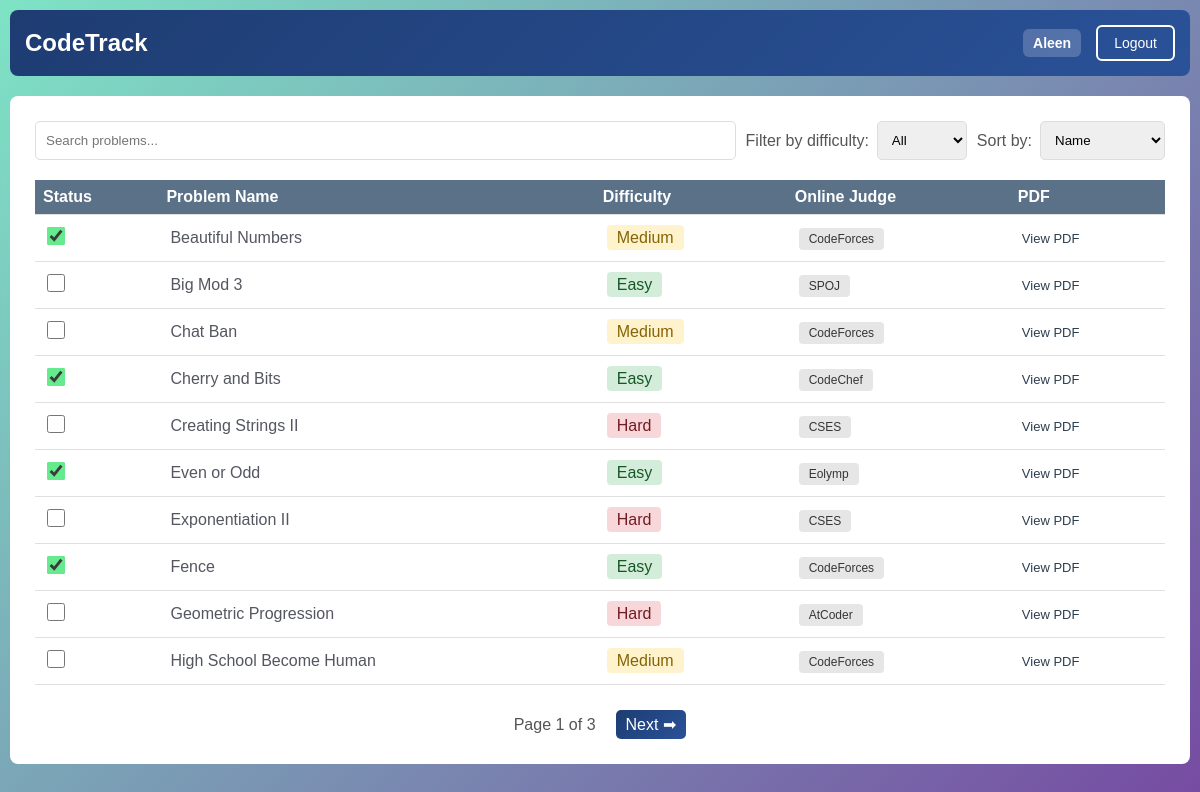
Screenshot of /dashboard/ (signed in) with the database file from the repository.
### tracker/models.py (models this page shows, shortened)
class Problem(models.Model):
    difficulty_choices = [
        ('Easy', 'Easy'),
        ('Medium', 'Medium'),
        ('Hard', 'Hard'),
    ]
    oj_choices = [
        ('LeetCode', 'LeetCode'),
        ('HackerRank', 'HackerRank'),
        ('CodeForces', 'CodeForces'),
        ('CodeChef', 'CodeChef'),
        ('AtCoder', 'AtCoder'),
        ('GeeksforGeeks', 'GeeksforGeeks'),
        ('SPOJ', 'SPOJ'),
        ('Other', 'Other'),
        ('Eolymp', 'Eolymp'),
        ('CSES', 'CSES'),
        ('Toph', 'Toph'),
    ]
    title = models.CharField(max_length=200)
    difficulty = models.CharField(max_length=10, choices=difficulty_choices, default='Easy')
    online_judge = models.CharField(max_length=20, choices=oj_choices, default='CodeForces')
    link = models.URLField(max_length=500)
    problem_pdf = models.FileField(
        upload_to='Problem_PDF/',
        validators=[FileExtensionValidator(['pdf'])],
        blank=True,
        null=True,
        help_text="Upload a PDF file for the problem"
    )
    created_at = models.DateTimeField(auto_now_add=True, editable=True)
    class Meta:
        ordering = ['title']

### tracker/views.py (the view)
# urls.py: path('dashboard/', views.dashboard_view, name='dashboard'),
@login_required
def dashboard_view(request):
    problems = Problem.objects.all()
    solved_problems = SolvedProblem.objects.filter(user=request.user).values_list('problem_id', flat=True)
    total_solved = solved_problems.count()
    total_problems = problems.count()
    problems_data = []
    for problem in problems:
        problems_data.append({
            'id': problem.id,
            'title': problem.title,
            'difficulty': problem.difficulty,
            'online_judge': problem.online_judge,
            'link': problem.link,
            'problem_pdf': problem.problem_pdf,
            'solved': problem.id in solved_problems
        })
    paginator = Paginator(problems_data, 10)
    page_number = request.GET.get('page')
    page_obj = paginator.get_page(page_number)
    context = {
        'page_obj': page_obj,
        'total_solved': total_solved,
        'total_problems': total_problems,
    }
    return render(request, 'dashboard.html', context)

### templates/dashboard.html (shortened to what this page needs)
{% extends 'base.html' %}
{% load static %}
{% block extra_css %}
<link rel="stylesheet" href="{% static 'css/dashboard.css' %}">
{% endblock %}
{% block content %}
<div class="dashboard">
    <div class="controls">
        <input type="text" id="search-box" placeholder="Search problems..." class="search-box">
        <div class="filter-group">
            <label>Filter by difficulty:</label>
            <select id="difficulty-filter">
                <option value="all">All</option>
            </select>
        </div>
        <div class="filter-group">
            <label>Sort by:</label>
            <select id="sort-select">
                <option value="name">Name</option>
            </select>
        </div>
    </div>
    <div class="problems-container">
        <table class="problems-table">
            <thead>
                <tr>
                    <th>Status</th>
                    <th>Problem Name</th>
                    <th>Difficulty</th>
                    <th>Online Judge</th>
                    <th>PDF</th>
                </tr>
            </thead>
            <tbody id="problems-list">
                {% for problem in page_obj %}
                <tr class="problem-row"
                    data-id="{{ problem.id }}"
                    data-title="{{ problem.title }}"
                    data-difficulty="{{ problem.difficulty }}"
                    data-solved="{{ problem.solved|lower }}"
                    data-link="{{ problem.link }}">
                    <td>
                        <form method="post" action="{% url 'toggle_solved' problem.id %}" style="margin:0;">
                            <input type="checkbox" class="solve-checkbox" onchange="this.form.submit()"
                                   {% if problem.solved %}checked{% endif %}>
                        </form>
                    </td>
                    <td>
                        <a href="{{ problem.link }}" target="_blank" class="problem-link">
                            {{ problem.title }}
                        </a>
                    </td>
                    <td>
                        <span class="difficulty-badge difficulty-{{ problem.difficulty|lower }}">
                            {{ problem.difficulty }}
                        </span>
                    </td>
                    <td>
                        <span class="judge-badge">{{ problem.online_judge }}</span>
                    </td>
                    <td>
                        {% if problem.problem_pdf %}
                            <a href="{{ problem.problem_pdf.url }}" target="_blank" class="pdf-link">View PDF</a>
                        {% else %}
                            <span class="no-pdf">—</span>
                        {% endif %}
                    </td>
                </tr>
                {% endfor %}
            </tbody>
        </table>
    </div>
    <div class="pagination">
        <span>Page {{ page_obj.number }} of {{ page_obj.paginator.num_pages }}</span>
        {% if page_obj.has_next %}
            <a href="?page={{ page_obj.next_page_number }}">Next ➡</a>
        {% endif %}
    </div>
</div>
{% endblock %}

### templates/base.html (shortened to what this page needs)
<!DOCTYPE html>
<html lang="en">
<head>
    {% load static %}
    <link rel="stylesheet" href="{% static 'css/base.css' %}">
    {% block extra_css %}{% endblock %}
</head>
<body>
    <nav class="navbar">
        <div class="container">
            <a href="{% if user.is_authenticated %}{% url 'dashboard' %}{% else %}{% url 'home' %}{% endif %}" class="logo">CodeTrack</a>
            {% if user.is_authenticated %}
            <div class="nav-links">
                <a href="{% url 'profile' %}" class="username">{{ user.username }}</a>
                <a href="{% url 'logout' %}" class="btn btn-secondary">Logout</a>
            </div>
            {% else %}
            <div class="nav-links">
                <a href="{% url 'login' %}" class="btn">Login</a>
                <a href="{% url 'register' %}" class="btn btn-secondary">Register</a>
            </div>
            {% endif %}
        </div>
    </nav>
    <div class="container">
        {% block content %}{% endblock %}
    </div>
</body>
</html>

### static/css/base.css (style rules this page uses)
* { margin: 0; padding: 0; box-sizing: border-box; }
body { font-family: Arial, sans-serif; background: linear-gradient(135deg, #7ee3c5 0%, #764ba2 100%); min-height: 100vh; padding: 10px; }
.navbar { background: linear-gradient(135deg, #1e3c72 0%, #2a5298 100%); color : white; padding: 15px; margin-bottom: 20px; border-radius: 8px; }
.container { max-width: 1200px; margin: 0 auto; }
.navbar .container { display: flex; justify-content: space-between; align-items: center; }
.logo { font-size: 24px; font-weight: bold; color: white; text-decoration: none; }
.nav-links { display: flex; gap: 15px; align-items: center; }
.username { color: white; text-decoration: none; font-weight: 600; font-size: 14px; padding: 6px 10px; border-radius: 6px; background: rgba(255, 255, 255, 0.2); }
.btn { padding: 8px 16px; border: 2px solid white; background: transparent; color: white; cursor: pointer; text-decoration: none; display: inline-block; border-radius: 6px; font-weight: 500; font-size: 14px; }

### static/css/dashboard.css (style rules this page uses)
.dashboard { background: white; padding: 25px; border-radius: 8px; }
.controls { margin-bottom: 20px; display: flex; gap: 10px; flex-wrap: wrap; }
.search-box { flex: 1; padding: 10px; border: 1px solid #ddd; border-radius: 5px; }
.filter-group { display: flex; gap: 8px; align-items: center; }
.filter-group label { font-weight: 500; color: #555; }
.filter-group select { padding: 10px; border: 1px solid #ddd; border-radius: 5px; cursor: pointer; }
.problems-table { width: 100%; border-collapse: collapse; }
.problems-table th, .problems-table td { padding: 12px; border-bottom: 1px solid #e0e0e0; text-align: left; }
.problems-table th { padding: 8px; background: #5a7188; color: white; font-weight: 600; }
.problem-link { color: #020513ac; text-decoration: none; }
.difficulty-easy { background: #d4edda; color: #155724; padding: 4px 10px; border-radius: 4px; }
.difficulty-medium { background: #fff3cd; color: #856404; padding: 4px 10px; border-radius: 4px; }
.difficulty-hard { background: #f8d7da; color: #721c24; padding: 4px 10px; border-radius: 4px; }
.solve-checkbox { width: 18px; height: 18px; cursor: pointer; accent-color: #66ea8e; }
.judge-badge { background: #e7e6e6; color: #363535; padding: 4px 10px; border-radius: 4px; font-size: 12px; }
.pdf-link { color: #2c3e50; text-decoration: none; font-size: 13px; }
.pagination { margin-top: 25px; display: flex; justify-content: center; align-items: center; gap: 20px; }
.pagination a { background: linear-gradient(135deg, #1e3c72 0%, #2a5298 100%); color: white; padding: 5px 10px; text-decoration: none; border-radius: 5px; }
.pagination span { color: #555; }

### rows the page displays
Problem: title "Beautiful Numbers", difficulty "Medium", online_judge "CodeForces"
Problem: title "Big Mod 3", difficulty "Easy", online_judge "SPOJ"
Problem: title "Chat Ban", difficulty "Medium", online_judge "CodeForces"
Problem: title "Cherry and Bits", difficulty "Easy", online_judge "CodeChef"
Problem: title "Creating Strings II", difficulty "Hard", online_judge "CSES"
Problem: title "Even or Odd", difficulty "Easy", online_judge "Eolymp"
Problem: title "Exponentiation II", difficulty "Hard", online_judge "CSES"
Problem: title "Fence", difficulty "Easy", online_judge "CodeForces"
Problem: title "Geometric Progression", difficulty "Hard", online_judge "AtCoder"
Problem: title "High School Become Human", difficulty "Medium", online_judge "CodeForces"

### other values shown
{{ user.username }} "Aleen"
{{ page_obj.number }} "1"
{{ page_obj.paginator.num_pages }} "3"
